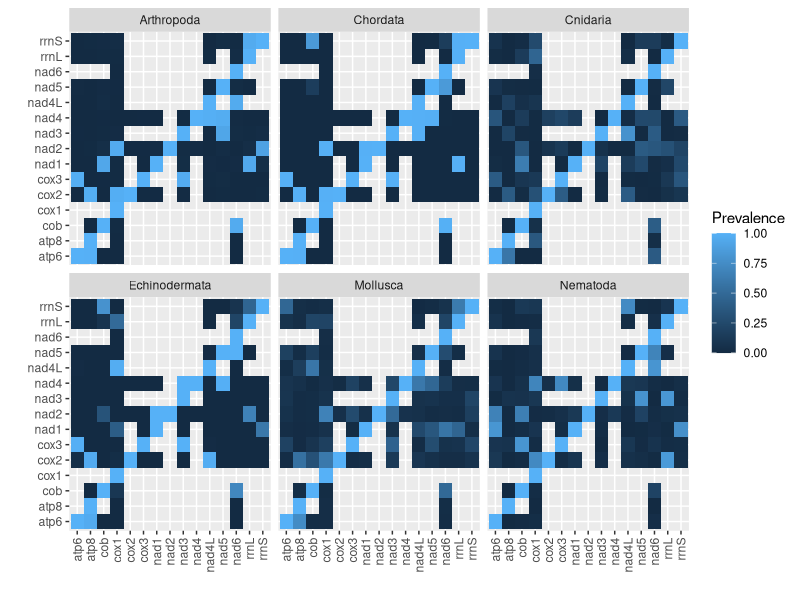
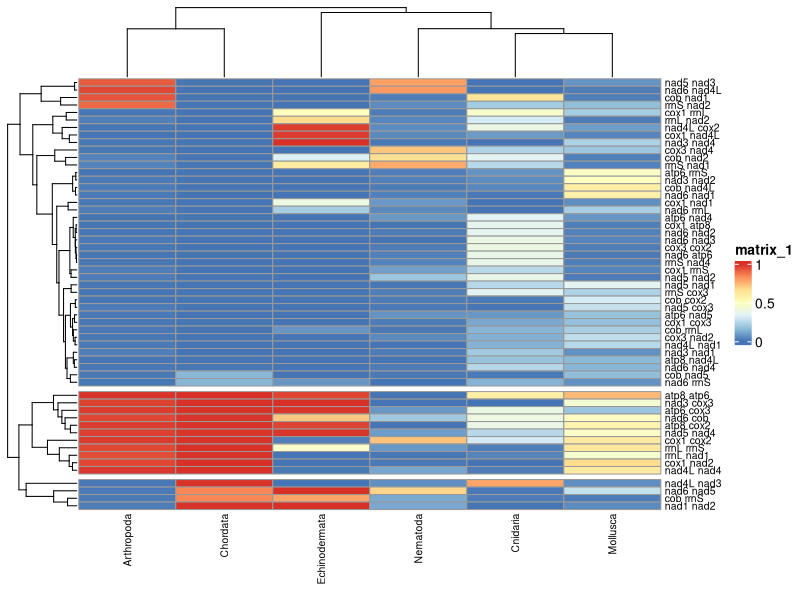
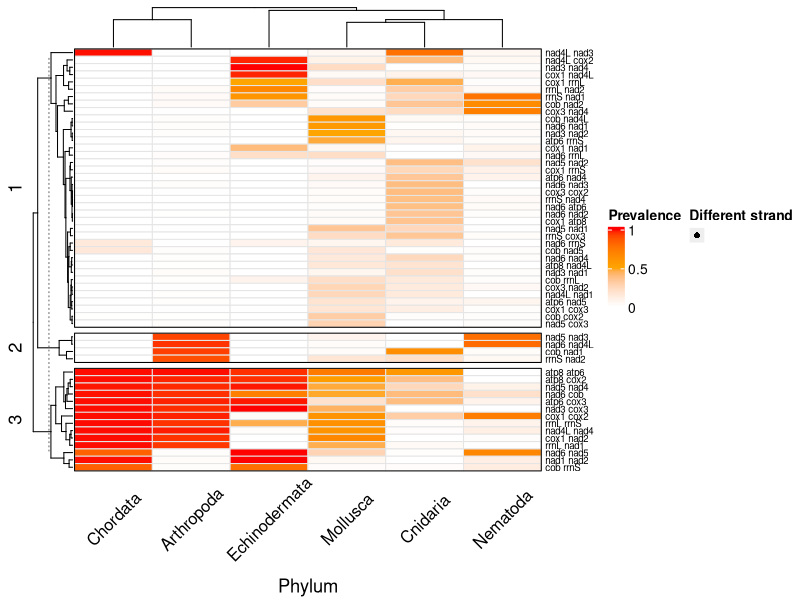

Write the R code that produced these figures, in order. (Note: this script raises an error after producing the figures.)
library(tidyverse)
library(pheatmap)
library(ComplexHeatmap)
library(circlize)
library(Cairo)
library(gmodels)

prev_long <- read.csv(file.path('prob_matrices', 'combined_prob_long_notrna.csv'))
ss_long <- read.csv(file.path('prob_matrices', 'combined_prob_long_notrna.csv'))
complex1 <- c('nad1', 'nad2', 'nad3', 'nad4', 'nad4L', 'nad5', 'nad6')
complex3 <- c('cob')
complex4 <- c('cox1', 'cox2', 'cox3')
complex5 <- c('atp6', 'atp8')
rrna <- c('rnl', 'rns')

prev_long %>%
  pivot_longer(!c(gene_1, gene_2), names_to = 'Phylum', values_to = 'Prevalence') %>%
  ggplot(aes(x = gene_1, y = gene_2, fill = Prevalence)) + 
  geom_tile() + 
  theme(axis.text.x = element_text(angle = 90, vjust = .5, hjust = 1), axis.text.y = element_text(vjust = .5, hjust = 1)) + 
  xlab('') + 
  ylab('') +
  facet_wrap(vars(Phylum))

prev_long_nodups <- prev_long %>% 
  filter(gene_1 != gene_2) %>%
  rowwise() %>%
  mutate(Mean = mean(c(Arthropoda, Chordata, Cnidaria, Echinodermata, Mollusca))) %>%
  filter(Mean > 0.05) %>% 
  select(-Mean)
ss_long_mat <- ss_long %>% 
  semi_join(prev_long_nodups, by = c('gene_1', 'gene_2')) %>% 
  select(-c(gene_1, gene_2)) %>% 
  as.matrix()

heat_data <- prev_long_nodups %>%
  select(-c(gene_1, gene_2)) %>%
  as.matrix() 
rownames(heat_data) <- paste(prev_long_nodups$gene_1, prev_long_nodups$gene_2)
pheatmap(heat_data, cluster_rows = T, cutree_rows = 3, border_color = 'grey60', show_rownames = T, fontsize = 7.5, height = 6.5, width = 4, filename = 'heatmap.png')

col_fun <- colorRamp2(c(0, 0.5, 1), c('white','orange', 'red'), space = 'RGB')
custom_legend <- Legend(at = '',
                        legend_gp = gpar(fill = 'black'),
                        title = 'Different strand',
                        type = 'points')
map <- Heatmap(heat_data,
        name = 'Prevalence',
        col = col_fun,
        border_gp = gpar(col = 'black', lty = 1),
        rect_gp = gpar(col = 'grey90'),
        column_title = 'Phylum',
        column_title_side = 'bottom',
        show_row_names = T,
        row_names_gp = gpar(fontsize = 7,'black'),
        row_names_centered = F,
        column_names_centered = T,
        column_names_rot = 45,
        use_raster = T,
        row_km = 3,
        row_gap = unit(1.5, 'mm'),
        cell_fun = function(j, i, x, y, width, height, fill){
          if(ss_long_mat[i, j] == 'False' ){
            grid.circle(x = x,
                        y = y,
                        r = unit(.08, 'cm'),
                        gp = gpar(fill = 'black', col = 'black'))
          }
        })
draw(map, annotation_legend_list = custom_legend, ht_gap = unit(7, 'mm'),heatmap_legend_side = 'right', annotation_legend_side = 'right' )

ss_longer <- ss_long %>%
  semi_join(prev_long_nodups, by = c('gene_1', 'gene_2')) %>% 
  pivot_longer(!c(gene_1, gene_2), names_to = 'Phylum', values_to = 'Same_strand')
  
prev_long_nodups_longer <- prev_long_nodups %>% 
  pivot_longer(!c(gene_1, gene_2), names_to = 'Phylum', values_to = 'Prevalence')%>%
  mutate(conserved = Prevalence > .5) %>% 
  left_join(ss_longer)
sum((prev_long_nodups_longer$conserved == T) & (prev_long_nodups_longer$Same_strand == 'True'))/sum(prev_long_nodups_longer$Same_strand == 'True')
sum((prev_long_nodups_longer$conserved == T) & (prev_long_nodups_longer$Same_strand == 'False'))/sum(prev_long_nodups_longer$Same_strand == 'False')

test <- CrossTable(
  prev_long_nodups_longer$conserved,
  prev_long_nodups_longer$Same_strand,
  chisq = T,
  fisher = T,
  mcnemar = T,
  resid = T,
  asresid = T)
